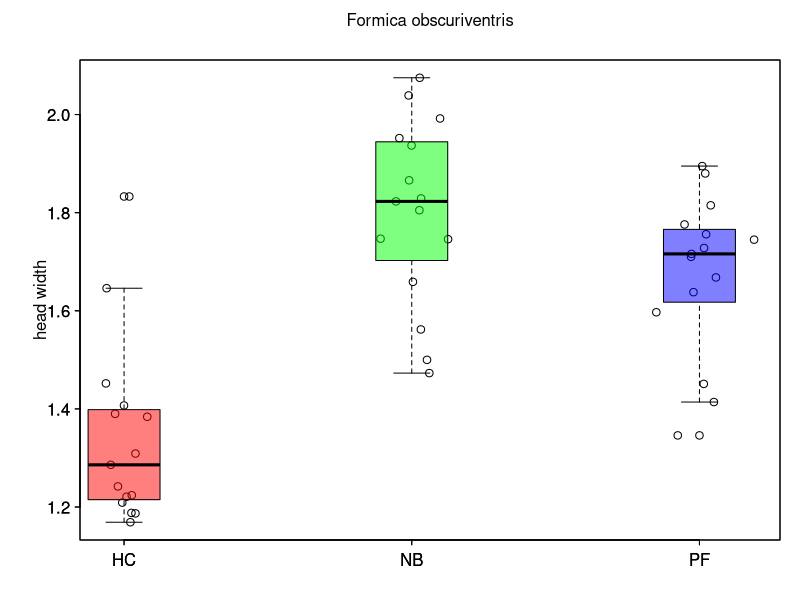
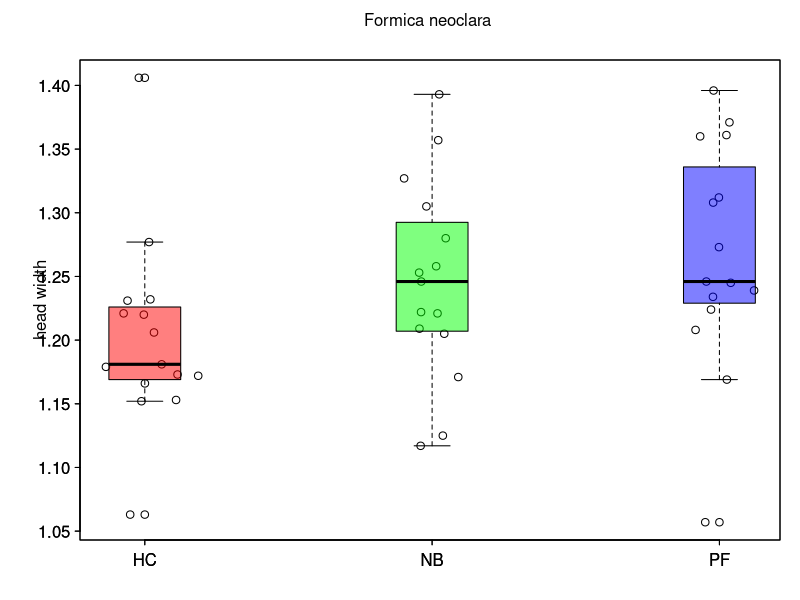
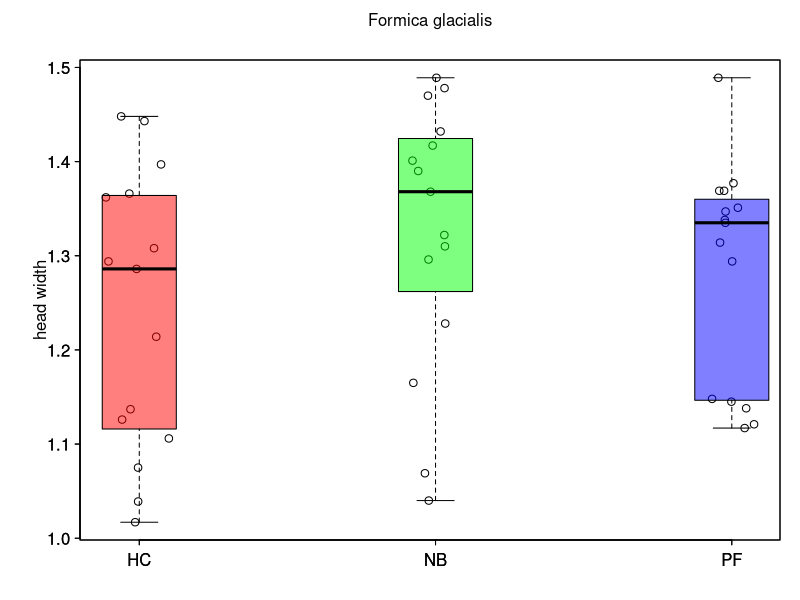
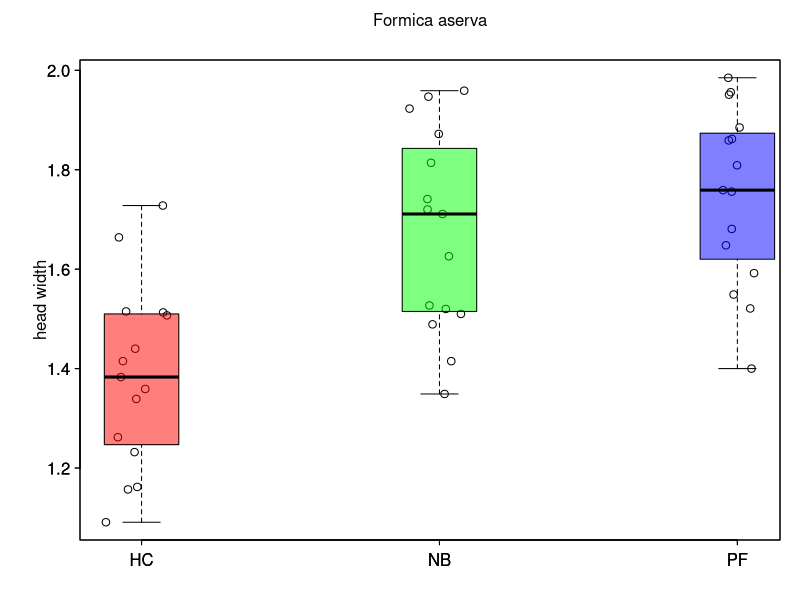

Recreate these plots in R, in order. (Note: this script raises an error after producing the figures.)
setwd('C:\\Users\\Nicole\\Desktop\\Evolution\\Tasks\\Project')
Data1<-read.csv("AntData.csv")
#Data1
#Data2<-read.csv("AntData2.csv")
#Data2
#hypothesis
#Will a larger head width have an impact of what task the ants are assigned in different species
##My hypothesis is that there is a stronger size-task association between honeydew collectors and protein foragers or nest builders in different species of Formica ants.

VARtable <- data.frame(species=rep(NA, length=length(unique(Data1$Species))), HC=rep(NA, length=length(unique(Data1$Species))), NB=rep(NA, length=length(unique(Data1$Species))), PF=rep(NA, length=length(unique(Data1$Species))))
counter <- 1

for (i in unique(Data1$Species)){
  Species <- Data1[which(Data1$Species == i),]
  VARtable[counter,1] <- i
  
  X <- Species$Task
  repHC <- which(X == "HC")
  repNB <- which(X == "NB")
  repPF <- which(X == "PF")
  Z <- rep(1, length(X))
  Z[repHC] <- rnorm(length(repHC), 2, 0.05)
  Z[repNB] <- rnorm(length(repNB), 3, 0.05)
  Z[repPF] <- rnorm(length(repPF), 4, 0.05)

  VARtable[counter,2:4] <- c(var(Species$Head.Width[repHC]), var(Species$Head.Width[repNB]), var(Species$Head.Width[repPF]))
  counter <- counter+1
  pdf(paste(i, ".pdf", sep=""))
  par(las=1, mar=c(3,4,3,1), mgp=c(1.5, 0.5, 0), tck=-0.01)
  plot(Z, Species$Head.Width, xlab="", ylab="head width", xaxt="n")
  axis(1, at=c(2,3,4), labels=c("HC", "NB", "PF"))
  mtext(i, side=3, line=1.5)
  boxplot(Species$Head.Width~X, add=T, at=c(2,3,4), boxwex=0.25, col=c(rgb(1,0,0, .5), rgb(0,1,0, .5), rgb(0,0,1, .5)))
    dev.off()
}
VARtable
chisq.test(VARtable)
X <- aov(Head.Width ~ Species + Task, data=Data1)
#interaction <- aov(Head.Width ~ Species * Task, data=Data1)

summary(X)
#summary(interaction)

library(nnet)
mlr <- multinom(Task ~ Head.Width + Species, data=Data1, Hess=TRUE, trace=FALSE)
mlr
summary(mlr)
z<-summary(mlr)$coefficients/summary(mlr)$standard.errors
z
p<-(1-pnorm(abs(z), 0, 1)) *2
p
exp(coef(mlr))
head(probability.table<-fitted(mlr))
confint(mlr)
exp(confint(mlr))
#predict(mlr, newdata=data.frame(Head.Width=1.2, type="probs")

Data1$Task<-factor(Data1$Task, levels=c("HC", "NB", "PF"))


table(Data1$Task)
prop.table(table(Data1$Task))
library(ggplot2)


ggplot(Data1)+aes(x=Task, y=Head.Width)+geom_boxplot()
#predict
#install.packages(ggeffects)
library(ggeffects)
mlr_ME <- ggeffect(mlr, terms = "Head.Width[0.25:2.5,by=0.01]")

Cols <- c('#a6cee3','#1f78b4','#b2df8a')
names(Cols) <- c("HC", "NB", "PF")
plot(mlr_ME$x, mlr_ME$predicted, pch=16, col=Cols[mlr_ME$response.level], xlim=c(0, 2.5), ylim=c(0,1))

for (i in 1:length(mlr_ME$x)){
  segments(mlr_ME$x[i], mlr_ME$conf.low[i], mlr_ME$x[i], mlr_ME$conf.high[i], lwd=1, col=Cols[mlr_ME$response.level[i]])
}

#predict(mlr, newdata=data.frame(length=0:2), type='probs')
#ggpredict(mlr, terms="length[0:2, by 0.1]")
                   
#mlr2<-multinom(Task~Head.Width, data=Data1)
#mlr2

#mlr3<-multinom(Task~Species, data=Data1)
#mlr3


Colos <- unique(Data1$Colony)
ByColony <- matrix(data=0, nrow=length(Colos), ncol=3)
colnames(ByColony) <- c("HC", "NB", "PF")
Spp <- c()
for (i in 1:length(Colos)){
  sub <- Data1[which(Data1$Colony == Colos[i]),]
  Dat <- tapply(sub$Head.Width, sub$Task, mean, na.rm=T)
  ByColony[i,names(Dat)] <- Dat
  Spp[i] <- sub$Species[1]
}

Cols <- rainbow(10)
names(Cols) <- unique(Data1$Species)
par(mfrow=c(1,3))
plot(ByColony[,"NB"], ByColony[,"HC"], pch=16, col=Cols[Spp])
legend("bottomleft", col=Cols, legend=names(Cols), pch=16)
plot(ByColony[,"NB"], ByColony[,"PF"], pch=16, col=Cols[Spp])
plot(ByColony[,"PF"], ByColony[,"HC"], pch=16, col=Cols[Spp])
dev.off()

#install.packages("AICcmodavg")
#library(AICcmodavg)
#model.set<-list(X, interaction)
#model.names<-c("X", "interaction")
#aictab(model.set, modnames=model.names)

#interaction of species and task has the best fit line so we will use that test to continue. 
#summary(interaction)

#TukeyHSD(interaction)
TukeyHSD(X)


#### Everything plot
X <- Data1$Task
repHC <- which(X == "HC")
repNB <- which(X == "NB")
repPF <- which(X == "PF")
Z <- rep(1, length(X))
Z[repHC] <- rnorm(length(repHC), 2, 0.05)
Z[repNB] <- rnorm(length(repNB), 3, 0.05)
Z[repPF] <- rnorm(length(repPF), 4, 0.05)

Colors <- rainbow(length(unique(Data1$Species)))
names(Colors) <- unique(Data1$Species)
plot(Z, Data1$Head.Width, pch=16, col=Colors[Data1$Species], xlab="", ylab="head width", xaxt="n")
axis(1, at=c(2,3,4), labels=c("HC", "NB", "PF"))
mtext(i, side=3, line=1.5)

VARtable

SpTaskCode <- sapply(1:nrow(Data1), function(x) paste(Data1[x,"Species"], Data1[x,"Task"], sep="."))

SpVars <- tapply(Data1[,"Head.Width"], Data1[,"Species"], var, na.rm=T)
SpTaskMeans <- tapply(Data1[,"Head.Width"], SpTaskCode, mean, na.rm=T)

#The output coefficients are shown as log of odds and in order to make them easier to understand and interpret, we exponentiate the coefficients. After being exponentiated NB to HC the output coefficient was 70.98. The output coefficient for PF to HC was 37.46. 
